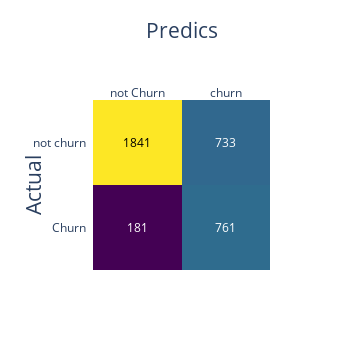
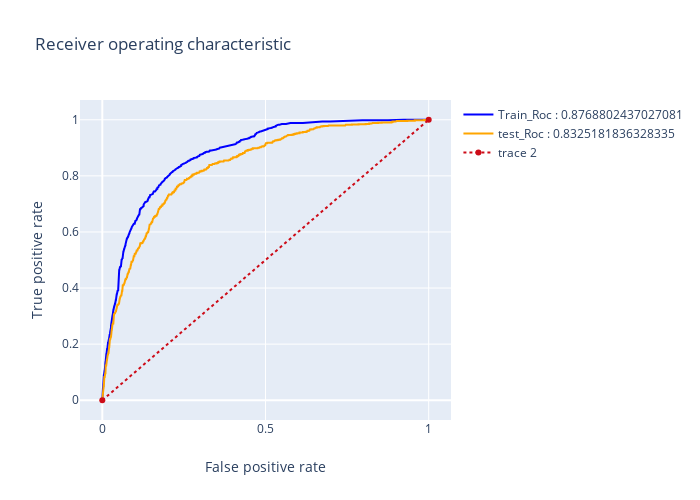

The notebook cell saved with these charts, in order:
### Code cell
# accuracy matric of the best set of parameters  
clf_svm_1 = SVC(kernel ='poly', C=0.1, degree= 3,  tol = 0.0001, gamma = 'auto')

results(clf_svm_1, X, X_train_smote, y_train_smote, X_test, y_test, 'coefficients', 'fig3')

### Figure 1 — Plotly figure (JSON) as saved in the notebook; plotly's stock layout.template omitted (floating-point values rounded to 4 significant figures)
{"data": [{"colorscale": [[0, "#440154"], [0.1111, "#482878"], [0.2222, "#3e4989"], [0.3333, "#31688e"], [0.4444, "#26828e"], [0.5556, "#1f9e89"], [0.6667, "#35b779"], [0.7778, "#6ece58"], [0.8889, "#b5de2b"], [1, "#fde725"]], "reversescale": false, "showscale": false, "type": "heatmap", "x": ["not Churn", "churn"], "y": ["Churn", "not churn"], "z": [[181, 761], [1841, 733]]}], "layout": {"annotations": [{"font": {"color": "#FFFFFF"}, "showarrow": false, "text": "181", "x": "not Churn", "xref": "x", "y": "Churn", "yref": "y"}, {"font": {"color": "#FFFFFF"}, "showarrow": false, "text": "761", "x": "churn", "xref": "x", "y": "Churn", "yref": "y"}, {"font": {"color": "#000000"}, "showarrow": false, "text": "1841", "x": "not Churn", "xref": "x", "y": "not churn", "yref": "y"}, {"font": {"color": "#FFFFFF"}, "showarrow": false, "text": "733", "x": "churn", "xref": "x", "y": "not churn", "yref": "y"}], "autosize": false, "height": 350, "width": 350, "xaxis": {"dtick": 1, "gridcolor": "rgb(0, 0, 0)", "side": "top", "tickmode": "array", "ticks": "", "title": {"font": {"size": 21}, "text": "Predics"}}, "yaxis": {"dtick": 1, "tickmode": "array", "ticks": "", "ticksuffix": "  ", "title": {"font": {"size": 21}, "text": "Actual"}}}}

### Figure 2 — Plotly figure (JSON) as saved in the notebook; plotly's stock layout.template omitted (floating-point values rounded to 4 significant figures; data arrays with more than 128 entries replaced by an {"elided": "..."} marker saying what was removed)
{"data": [{"line": {"color": "blue", "width": 2}, "name": "Train_Roc : 0.8768802437027081", "type": "scatter", "x": {"elided": "1412 float values"}, "y": {"elided": "1412 float values"}}, {"line": {"color": "orange", "width": 2}, "name": "test_Roc : 0.8325181836328335", "type": "scatter", "x": {"elided": "991 float values"}, "y": {"elided": "991 float values"}}, {"line": {"color": "rgb(205, 12, 24)", "dash": "dot", "width": 2}, "type": "scatter", "x": [0, 1], "y": [0, 1]}], "layout": {"autosize": false, "height": 500, "title": {"text": "Receiver operating characteristic"}, "width": 700, "xaxis": {"title": {"text": "False positive rate"}}, "yaxis": {"title": {"text": "True positive rate"}}}}
